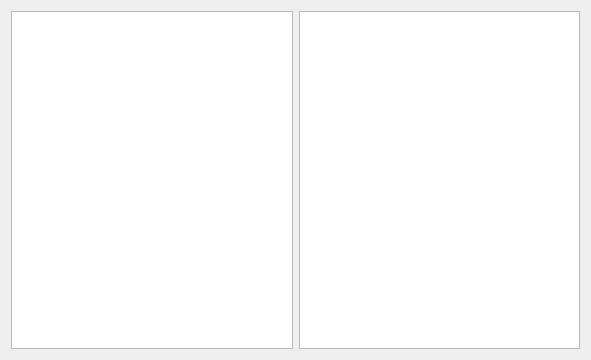
<?xml version="1.0" encoding="UTF-8"?>
<ui version="4.0">
 <class>Widget</class>
 <widget class="QWidget" name="Widget">
  <property name="geometry">
   <rect>
    <x>0</x>
    <y>0</y>
    <width>591</width>
    <height>360</height>
   </rect>
  </property>
  <property name="windowTitle">
   <string>Widget</string>
  </property>
  <layout class="QHBoxLayout" name="horizontalLayout">
   <item>
    <widget class="QTreeView" name="treeView"/>
   </item>
   <item>
    <widget class="QListView" name="listView"/>
   </item>
  </layout>
 </widget>
 <resources/>
 <connections/>
</ui>
